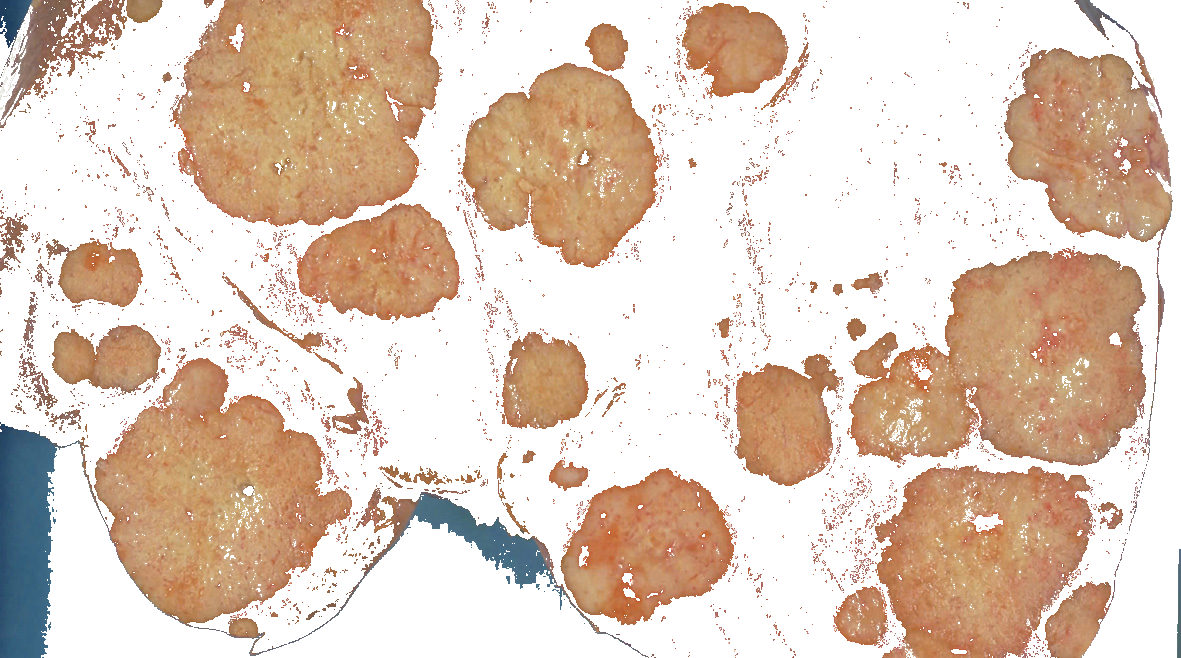
#> input picture 2024-2025/PMP-43/bachelor-thesis/Liubov Kryzhalka/photos/2.png, 1181 x 658 px
$ python reading_contours.py
#> lines starting #> are read from the running program, lines starting #| are printed output that depends on the picture; after the words box and inside, x2 and y2 are one past the last pixel; in counts of white or black regions, pixels touching at a corner belong together
### 2024-2025/PMP-43/bachelor-thesis/Liubov Kryzhalka/functions.py
import numpy as np
import triangle as tr
from scipy.spatial import Voronoi
from shapely.geometry import Polygon, LineString

def projection(axis, points):
    projections = [np.dot(point, axis) for point in points]
    return min(projections), max(projections)


# [246 lines left out: functions overlap, check_collision, compute_normals, rect_inter_inner, rectangle_intersection, rectangle_intersection_check and 8 more, not called in this run]


def write_contours_to_file(contours, filepath, min_length=0):
    with open(filepath, "w") as f:
        for i, cnt in enumerate(contours):
            if len(cnt) > min_length:
                f.write(f"Contour {i+1}:\n")
                pts = cnt.reshape(-1, 2)
                for x, y in pts:
                    f.write(f"{x}, {y}\n")
                f.write("\n")

### 2024-2025/PMP-43/bachelor-thesis/Liubov Kryzhalka/reading_contours.py
import numpy as np
import cv2
from functions import write_contours_to_file

img = cv2.imread('./photos/2.png')
#> img is the input picture: shape (658, 1181, 3); mean B, G, R 188.4, 203.7, 224.1

gray = cv2.cvtColor(img, cv2.COLOR_BGR2GRAY)
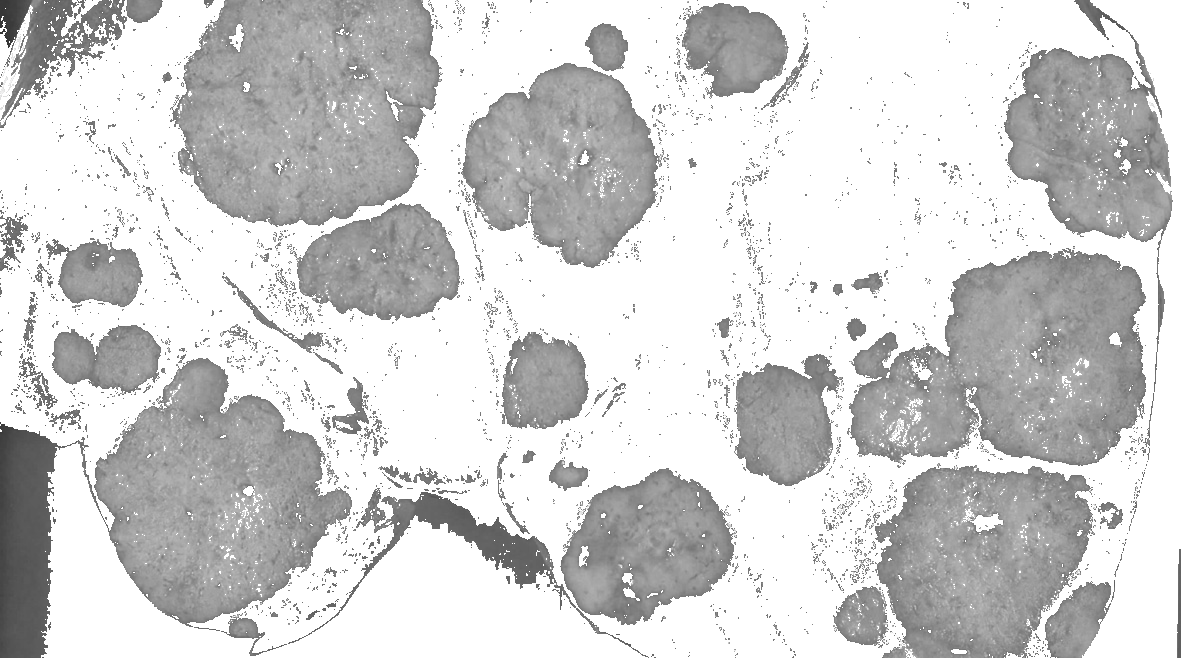
#> gray: shape (658, 1181); min 52, max 255, mean 208

ret, thresh = cv2.threshold(gray, 0, 255,
                            cv2.THRESH_BINARY_INV +
                            cv2.THRESH_OTSU)
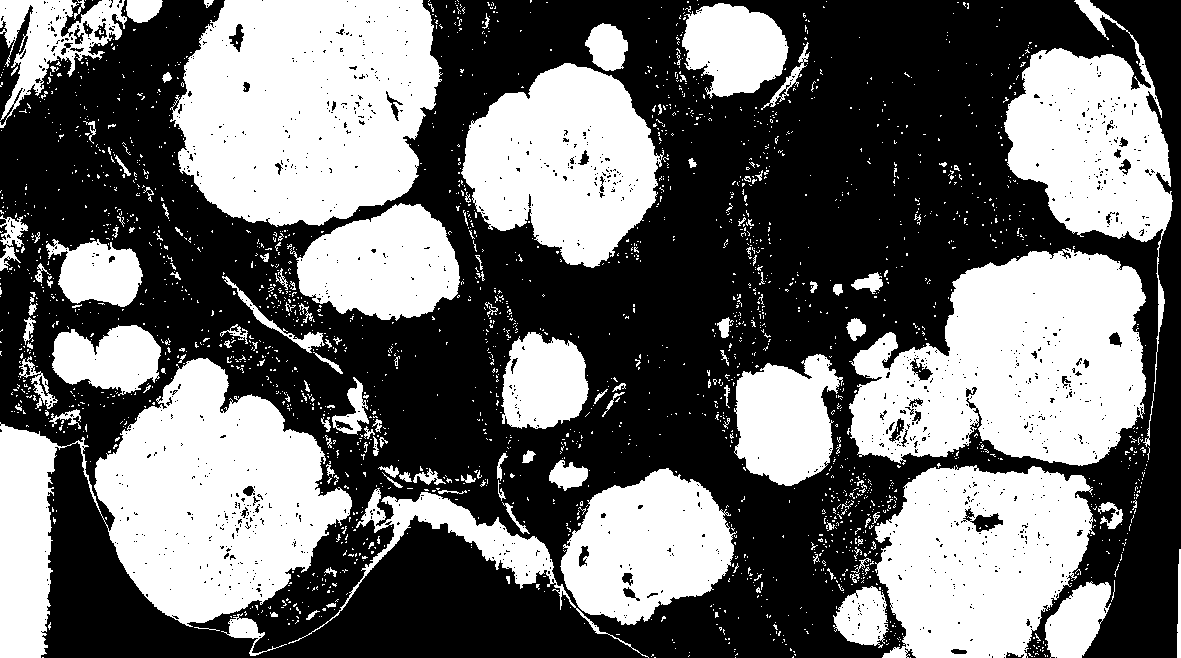
#> thresh: shape (658, 1181); 43.2% white; 2328 white regions (2184 under 20 px), largest, box (x1, y1, x2, y2) and area: (0, 358, 352, 658) 53209, (170, 0, 443, 227) 48798, (847, 248, 1146, 466) 44959
#> ret = 200
cv2.imshow('image', thresh)

kernel = np.ones((3, 3), np.uint8)
closing = cv2.morphologyEx(thresh, cv2.MORPH_CLOSE,
                            kernel, iterations = 2)
#> closing: shape (658, 1181); 46.7% white; 741 white regions (620 under 20 px), largest, box (x1, y1, x2, y2) and area: (0, 348, 739, 658) 84883, (169, 0, 464, 326) 65483, (847, 246, 1146, 468) 47128

bg = cv2.dilate(closing, kernel, iterations = 1)
#> bg: shape (658, 1181); 51.5% white; 76 black regions (31 under 20 px), largest, box (x1, y1, x2, y2) and area: (0, 0, 1181, 658) 325794, (257, 519, 641, 658) 25014, (45, 445, 252, 658) 16816

dist_transform = cv2.distanceTransform(closing, cv2.DIST_L2, 0)
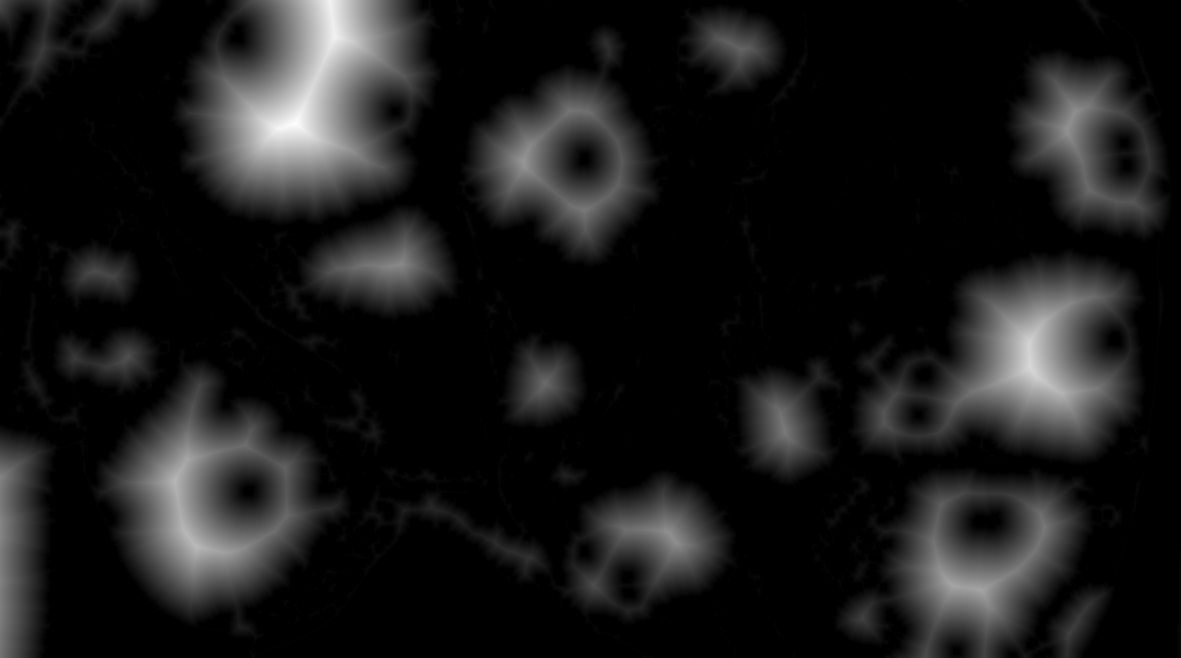
#> dist_transform: shape (658, 1181) float32; min 0, max 98.05, mean 10; drawn with min black and max white
ret, fg = cv2.threshold(dist_transform, 0.02
                        * dist_transform.max(), 255, 0)
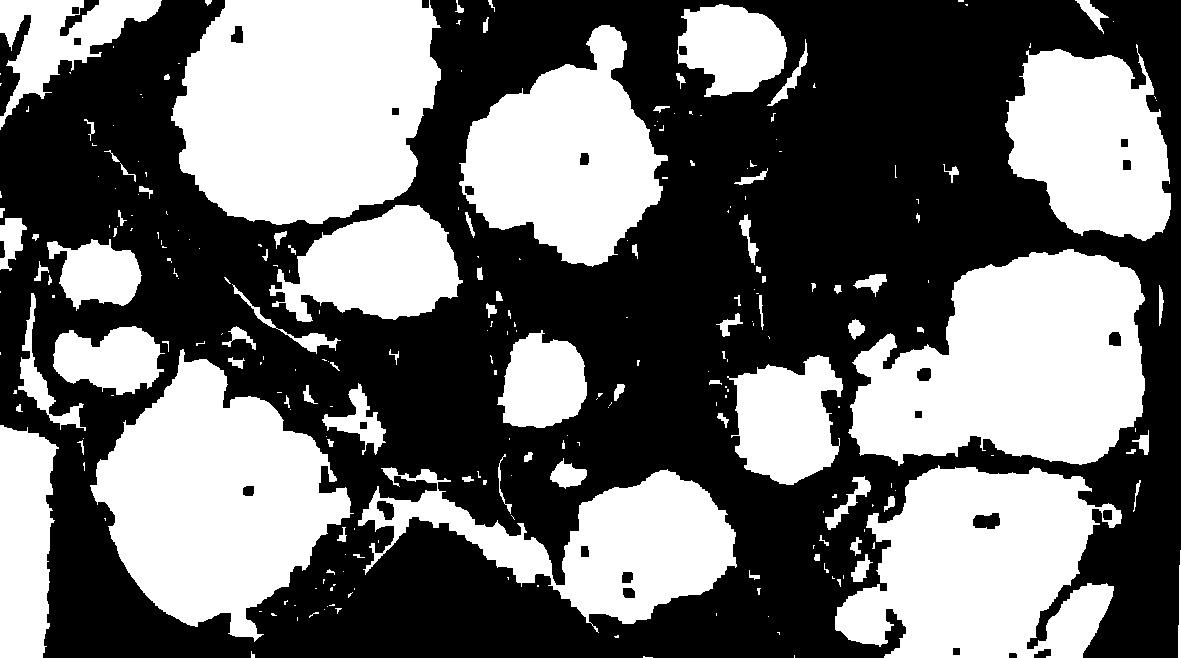
#> fg: shape (658, 1181) float32; 42.9% white; 257 white regions (163 under 20 px), largest, box (x1, y1, x2, y2) and area: (171, 0, 441, 225) 49244, (848, 249, 1145, 466) 45554, (90, 349, 354, 642) 42939
#> ret = 1.96

fg_uint8 = np.uint8(fg)
#> fg_uint8: shape (658, 1181); 42.9% white; 257 white regions (163 under 20 px)

contours, _ = cv2.findContours(fg_uint8, cv2.RETR_EXTERNAL, cv2.CHAIN_APPROX_SIMPLE)
#> contours = 257 contours, 185 with area under 20; largest, box (x1, y1, x2, y2) and area: (171, 0, 441, 225) 48990, (848, 249, 1145, 466) 45365, (90, 349, 354, 642) 42508, (835, 465, 1122, 658) 38232, (459, 25, 668, 267) 28770

contour_img = img.copy()
cv2.drawContours(contour_img, contours, -1, (0, 255, 0), 2)
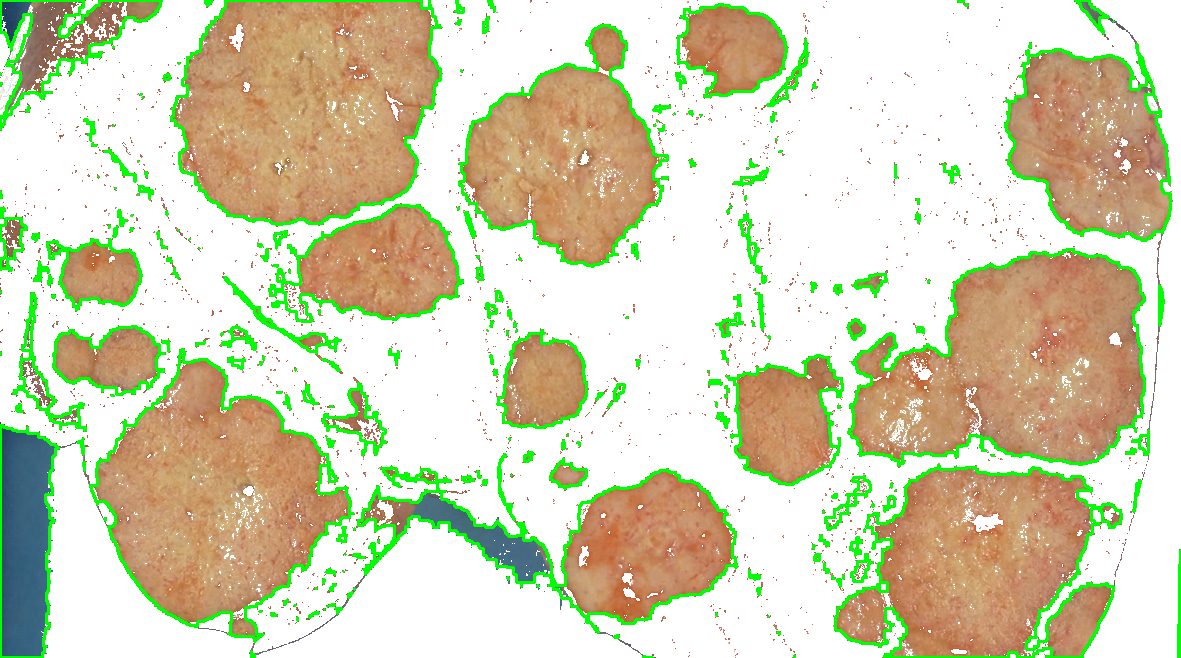
#> contour_img: shape (658, 1181, 3); 6.98% of pixels changed, all inside (x1, y1, x2, y2) = (0, 0, 1181, 658)

cv2.imshow("Contours", contour_img)

write_contours_to_file(contours, "./data/contours_coordinates_ex1.txt", 120)
#> the loop in write_contours_to_file, `for i, cnt in enumerate(contours):` made 257 passes
#> cnt on passes 2, 6, 7: [[794, 655], [794, 657]], [[297, 617], [297, 620]], [[768, 616]]

cv2.waitKey(0)
cv2.destroyAllWindows()

$ run again, with 2024-2025/PMP-43/bachelor-thesis/Liubov Kryzhalka/photos/1.jpg saved as 2024-2025/PMP-43/bachelor-thesis/Liubov Kryzhalka/photos/2.png
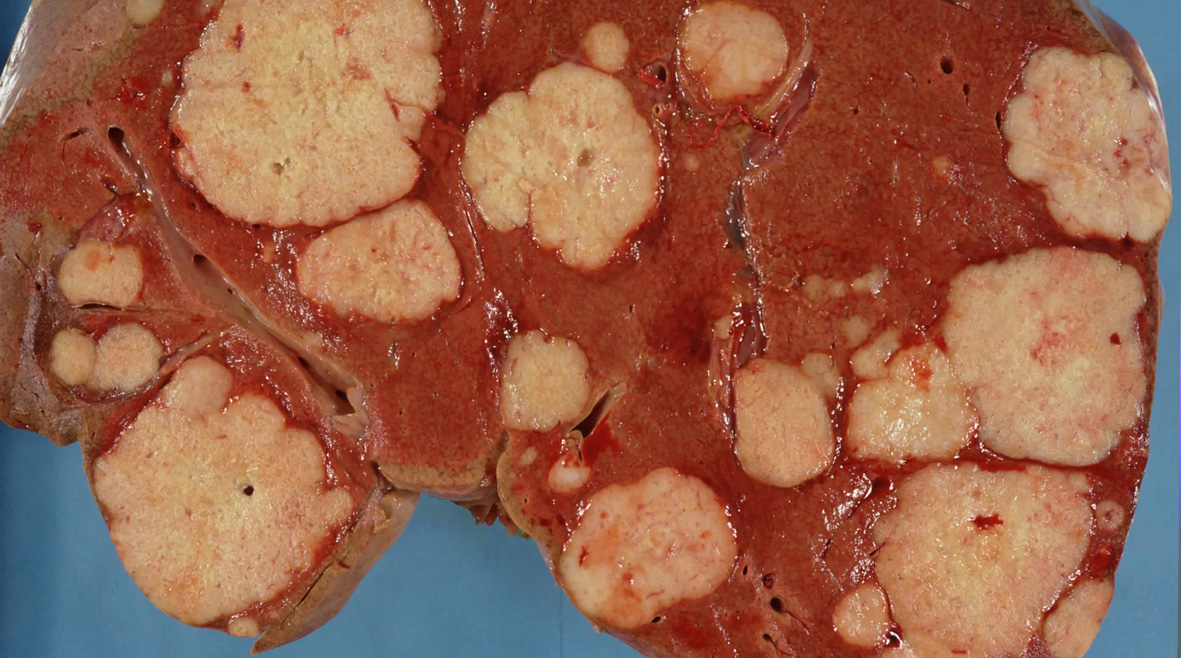
#> input picture 2024-2025/PMP-43/bachelor-thesis/Liubov Kryzhalka/photos/1.jpg, 1181 x 658 px
#> img is the input picture: shape (658, 1181, 3); mean B, G, R 74.4, 97.1, 152.7
#> `ret, thresh = cv2.threshold(gray, 0, 255, cv2.THRESH_BINARY_INV + cv2...`:
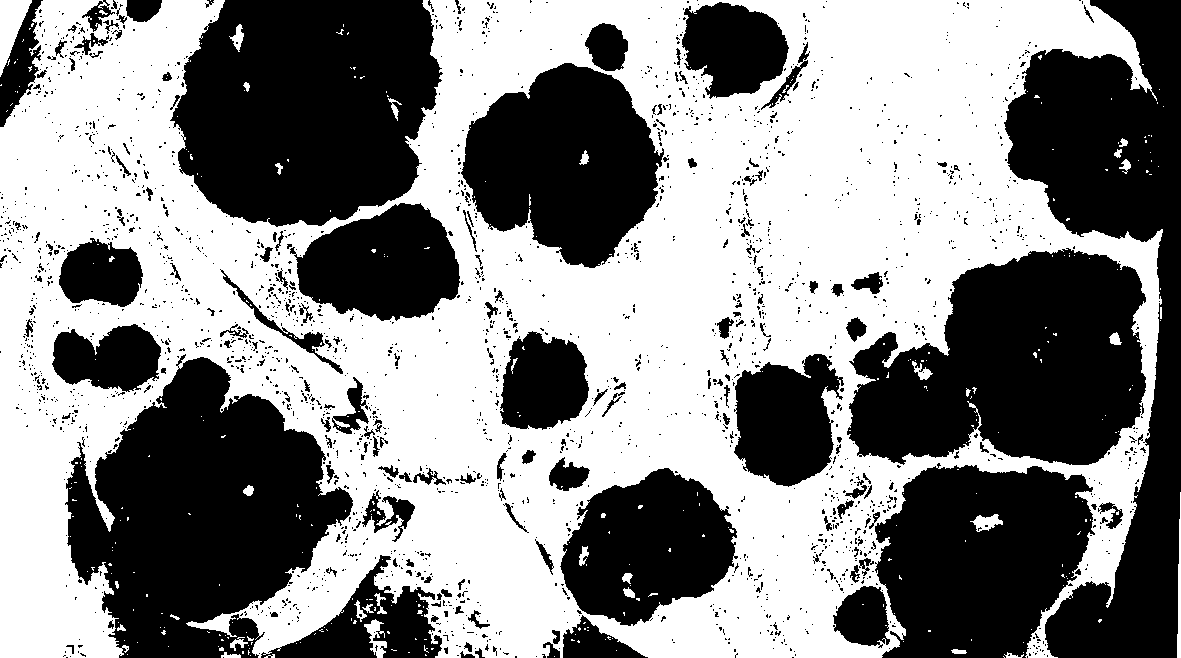
#> thresh: shape (658, 1181); 53.2% white; 2249 black regions (2057 under 20 px), largest, box (x1, y1, x2, y2) and area: (65, 354, 353, 658) 52755, (1004, 0, 1181, 658) 51244, (170, 0, 443, 227) 49427
#> `ret, thresh = cv2.threshold(gray, 0, 255, cv2.THRESH_BINARY_INV + cv2...`: ret = 113
#> closing: shape (658, 1181); 56% white; 56 black regions, largest, box (x1, y1, x2, y2) and area: (68, 358, 352, 658) 51012, (1005, 0, 1181, 658) 50848, (174, 0, 439, 226) 49136
#> bg: shape (658, 1181); 58.2% white; 63 black regions (16 under 20 px), largest, box (x1, y1, x2, y2) and area: (69, 359, 351, 658) 48899, (1006, 0, 1181, 658) 48830, (175, 0, 438, 225) 47781
#> fg: shape (658, 1181) float32; 52.4% white; 42 black regions, largest, box (x1, y1, x2, y2) and area: (832, 0, 1181, 658) 90755, (172, 0, 461, 322) 65926, (66, 356, 354, 658) 54952
#> `ret, fg = cv2.threshold(dist_transform, 0.02 * dist_transform.max(), 2..`: ret = 2.63
#> fg_uint8: shape (658, 1181); 52.4% white; 42 black regions
#> contours = 23 contours, 14 with area under 20; largest, box (x1, y1, x2, y2) and area: (0, 0, 1160, 658) 526157, (0, 0, 30, 72) 996, (368, 622, 385, 658) 258, (976, 516, 1001, 530) 141, (98, 502, 112, 525) 76
#> `cv2.drawContours(contour_img, contours, -1, (0, 255, 0), 2)`:
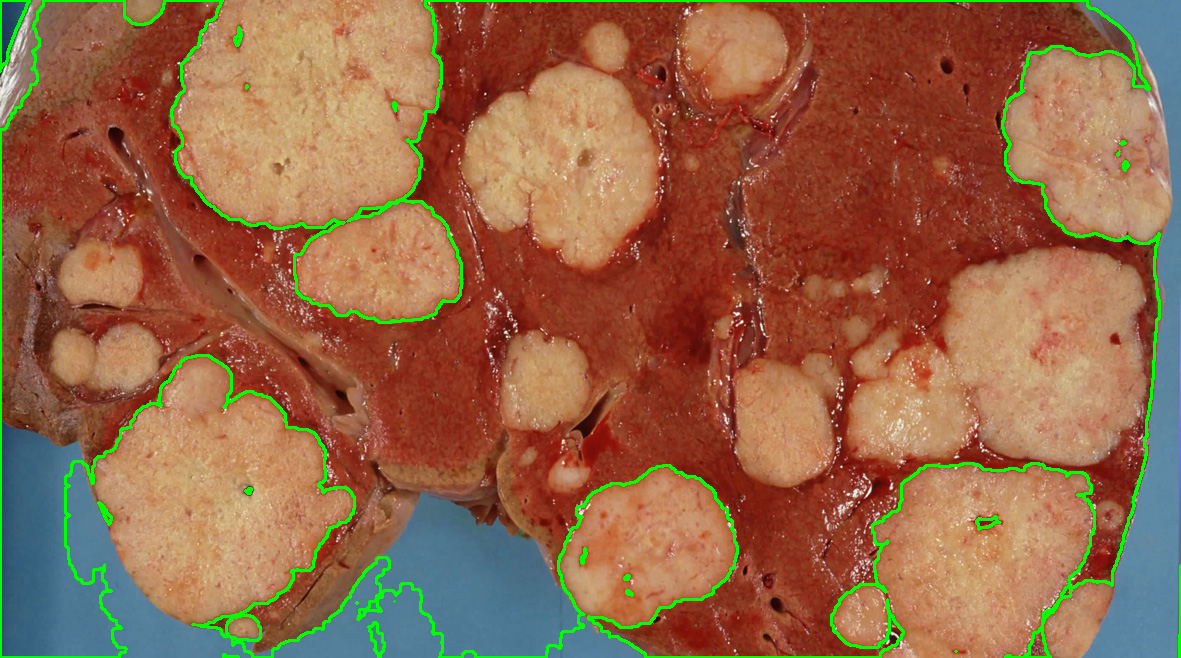
#> contour_img: shape (658, 1181, 3); 3.16% of pixels changed, all inside (x1, y1, x2, y2) = (0, 0, 1181, 658)
#> the loop in write_contours_to_file, `for i, cnt in enumerate(contours):` made 23 passes
#> cnt on passes 2, 3, 5, 6, 14, 16, 17, 20: [[955, 651], [956, 651]], [[192, 624], [195, 624]], [[356, 602], [357, 603]], [[394, 601]], [[347, 221]], [[1118, 153], [1117, 154], [1118, 155]], [[1119, 151]], [[246, 85], [246, 88], [246, 87], [247, 86]]
